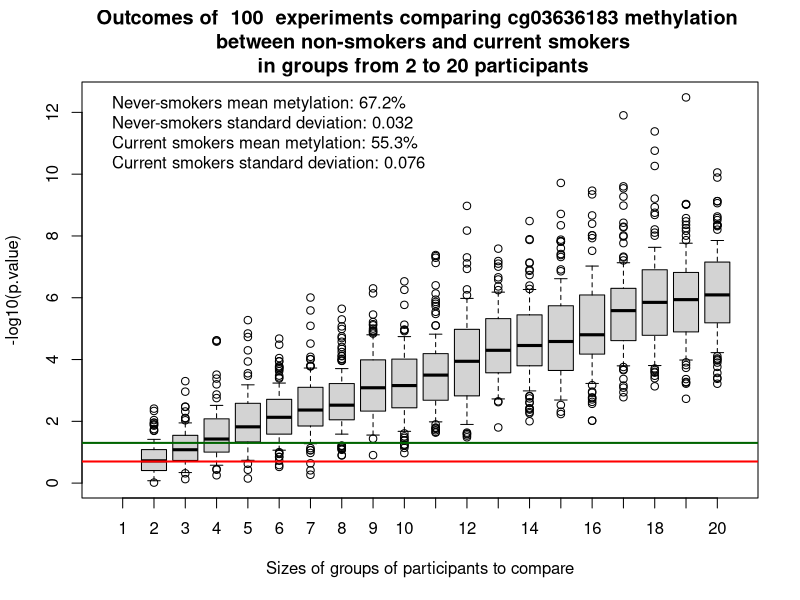

R code for this plot:

# STAGE EXPERIMENTS

# Never smokers (ns): Mean and standard deviation of beta
ns_mean <- 0.672
ns_sd <- 0.032

# Current smokers (cs): Mean and standard deviation of beta 
cs_mean <- 0.553
cs_sd <- 0.076

# Number of experiments
nexpr <- 100

# Run a single experiment
run_experiment <- function(size, ns_mean, ns_sd, cs_mean, cs_sd)
{
    ns_data <- rnorm(size, mean = ns_mean, sd = ns_sd)
    cs_data <- rnorm(size, mean = cs_mean, sd = cs_sd)

    test <- t.test(ns_data, cs_data)
    return(test$p.value)
}


# MODEL EXPERIMENTS

# Sizes of test groups to compare
all_results <- list()
for (size in c(2:20))
{
    results <- NULL
    for (experiment in c(1:nexpr))
    {
        results <- c(results, run_experiment(size, ns_mean, ns_sd, cs_mean, cs_sd))
    }

    all_results[[size]] <- -log10(results)
}

pdf("Plots/define_sample_size_requirments.pdf", height = 6, width = 10)
    boxplot(all_results,
            ylab = "-log10(p.value)", 
    	    xlab = "Sizes of groups of participants to compare",
            range = 0.5,
    	    main = paste("Outcomes of ", nexpr, " experiments comparing cg03636183 methylation \n",
                         "between non-smokers and current smokers\n",
                         "in groups from 2 to 20 participants"))
    abline(h = -log10(0.05), col = "darkgreen", lwd = 2)
    abline(h = -log10(0.2), col = "red", lwd = 2)
    legend("topleft", pch = 19, col = "white",
           legend = c(paste("Never-smokers mean metylation: ", 100*ns_mean, "%", sep = ""),
                      paste("Never-smokers standard deviation: ", ns_sd, sep = ""),
                      paste("Current smokers mean metylation: ", 100*cs_mean, "%", sep = ""),
                      paste("Current smokers standard deviation: ", cs_sd, sep = "")),
           bty = "n")

dev.off()


